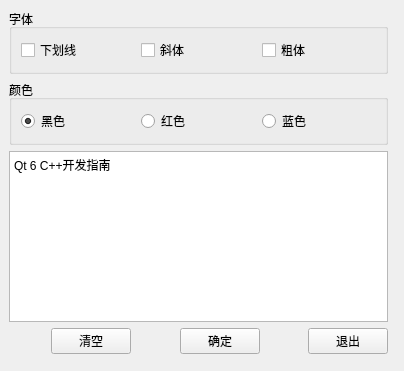
<?xml version="1.0" encoding="UTF-8"?>
<ui version="4.0">
 <class>Widget</class>
 <widget class="QWidget" name="Widget">
  <property name="geometry">
   <rect>
    <x>0</x>
    <y>0</y>
    <width>404</width>
    <height>371</height>
   </rect>
  </property>
  <property name="windowTitle">
   <string>Widget</string>
  </property>
  <widget class="QWidget" name="layoutWidget">
   <property name="geometry">
    <rect>
     <x>9</x>
     <y>9</y>
     <width>379</width>
     <height>345</height>
    </rect>
   </property>
   <layout class="QVBoxLayout" name="verticalLayout">
    <item>
     <widget class="QGroupBox" name="gbxFont">
      <property name="title">
       <string>字体</string>
      </property>
      <layout class="QGridLayout" name="gridLayout">
       <item row="0" column="0">
        <widget class="QCheckBox" name="cbxUnderLine">
         <property name="text">
          <string>下划线</string>
         </property>
        </widget>
       </item>
       <item row="0" column="1">
        <widget class="QCheckBox" name="cbxItalic">
         <property name="text">
          <string>斜体</string>
         </property>
        </widget>
       </item>
       <item row="0" column="2">
        <widget class="QCheckBox" name="cbxBold">
         <property name="text">
          <string>粗体</string>
         </property>
        </widget>
       </item>
      </layout>
     </widget>
    </item>
    <item>
     <widget class="QGroupBox" name="gbxColor">
      <property name="title">
       <string>颜色</string>
      </property>
      <layout class="QGridLayout" name="gridLayout_2">
       <item row="0" column="0">
        <widget class="QRadioButton" name="rbtnBlack">
         <property name="text">
          <string>黑色</string>
         </property>
         <property name="checkable">
          <bool>true</bool>
         </property>
         <property name="checked">
          <bool>true</bool>
         </property>
        </widget>
       </item>
       <item row="0" column="1">
        <widget class="QRadioButton" name="rbtnRed">
         <property name="text">
          <string>红色</string>
         </property>
        </widget>
       </item>
       <item row="0" column="2">
        <widget class="QRadioButton" name="rbtnBlue">
         <property name="text">
          <string>蓝色</string>
         </property>
        </widget>
       </item>
      </layout>
     </widget>
    </item>
    <item>
     <widget class="QPlainTextEdit" name="ptextEdit">
      <property name="plainText">
       <string>Qt 6 C++开发指南</string>
      </property>
     </widget>
    </item>
    <item>
     <layout class="QHBoxLayout" name="horizontalLayout">
      <item>
       <spacer name="horizontalSpacer">
        <property name="orientation">
         <enum>Qt::Horizontal</enum>
        </property>
        <property name="sizeHint" stdset="0">
         <size>
          <width>40</width>
          <height>20</height>
         </size>
        </property>
       </spacer>
      </item>
      <item>
       <widget class="QPushButton" name="btnClear">
        <property name="text">
         <string>清空</string>
        </property>
        <property name="icon">
         <iconset resource="res.qrc">
          <normaloff>:/images/212.bmp</normaloff>:/images/212.bmp</iconset>
        </property>
       </widget>
      </item>
      <item>
       <spacer name="horizontalSpacer_2">
        <property name="orientation">
         <enum>Qt::Horizontal</enum>
        </property>
        <property name="sizeHint" stdset="0">
         <size>
          <width>40</width>
          <height>20</height>
         </size>
        </property>
       </spacer>
      </item>
      <item>
       <widget class="QPushButton" name="btnOk">
        <property name="text">
         <string>确定</string>
        </property>
        <property name="icon">
         <iconset resource="res.qrc">
          <normaloff>:/images/322.bmp</normaloff>:/images/322.bmp</iconset>
        </property>
       </widget>
      </item>
      <item>
       <spacer name="horizontalSpacer_3">
        <property name="orientation">
         <enum>Qt::Horizontal</enum>
        </property>
        <property name="sizeHint" stdset="0">
         <size>
          <width>40</width>
          <height>20</height>
         </size>
        </property>
       </spacer>
      </item>
      <item>
       <widget class="QPushButton" name="btnQuit">
        <property name="text">
         <string>退出</string>
        </property>
        <property name="icon">
         <iconset resource="res.qrc">
          <normaloff>:/images/132.bmp</normaloff>:/images/132.bmp</iconset>
        </property>
       </widget>
      </item>
     </layout>
    </item>
   </layout>
  </widget>
 </widget>
 <tabstops>
  <tabstop>cbxUnderLine</tabstop>
  <tabstop>cbxItalic</tabstop>
  <tabstop>cbxBold</tabstop>
  <tabstop>rbtnBlack</tabstop>
  <tabstop>rbtnRed</tabstop>
  <tabstop>rbtnBlue</tabstop>
  <tabstop>btnClear</tabstop>
  <tabstop>btnOk</tabstop>
  <tabstop>btnQuit</tabstop>
 </tabstops>
 <resources>
  <include location="res.qrc"/>
 </resources>
 <connections/>
</ui>
